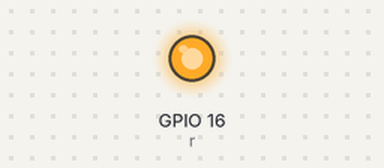
This program was run on a simulated ESP32 board running MicroPython. On the bench: output pins drawn as LEDs (lit = HIGH). What the program prints to the serial console is not drawn. At 0.0 s the program stops and its outputs stay as they are.

Above: at 0.1 s.
Timing chart, 0 to 1.5 s (numbered marks = the images above):
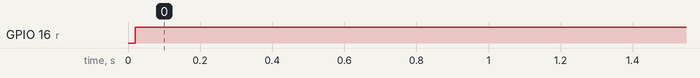

Measured:
- by itself, GPIO 16 (r): LOW → HIGH at 0.02 s

The program:

_oled_scan.py
```python
# Kart uzerinde calisir: OLED'in I2C pinlerini bulur.
from machine import Pin, I2C, SoftI2C
import time

ADAYLAR = ((5, 4), (4, 15), (21, 22), (16, 17), (13, 14))

# cogu kartta OLED reset hatti GPIO16
try:
    r = Pin(16, Pin.OUT)
    r.value(0)
    time.sleep_ms(20)
    r.value(1)
    time.sleep_ms(20)
    print('GPIO16 reset darbesi verildi')
except Exception as e:
    print('reset denemesi:', e)

bulundu = False
for sda, scl in ADAYLAR:
    for ad, yapici in (('I2C', I2C), ('SoftI2C', SoftI2C)):
        try:
            if yapici is I2C:
                i2c = I2C(0, sda=Pin(sda), scl=Pin(scl), freq=400000)
            else:
                i2c = SoftI2C(sda=Pin(sda), scl=Pin(scl), freq=400000)
            a = i2c.scan()
        except Exception as e:
            continue
        if a:
            print('SDA=%-2d SCL=%-2d  %-7s -> %s'
                  % (sda, scl, ad, [hex(x) for x in a]))
            if 0x3C in a or 0x3D in a:
                print('   ==> OLED BULUNDU: SDA=%d SCL=%d adres=0x%02X'
                      % (sda, scl, 0x3C if 0x3C in a else 0x3D))
                bulundu = True
        else:
            print('SDA=%-2d SCL=%-2d  %-7s -> bos' % (sda, scl, ad))
    if bulundu:
        break

if not bulundu:
    print('OLED bulunamadi - pin adaylarini genisletmek gerekebilir')
```
